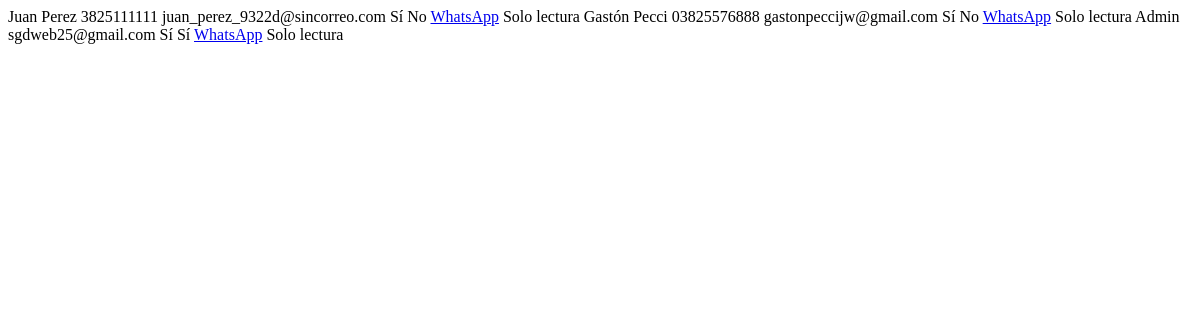
Page /admin/usuarios_tbody on the earlier database version.
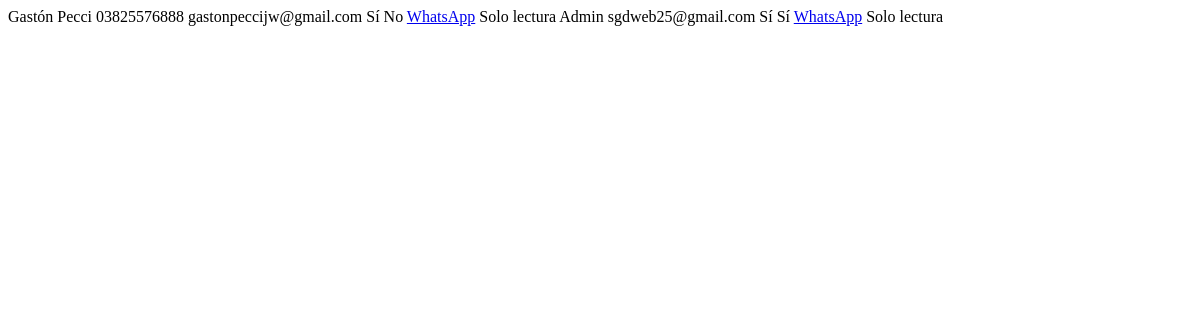
Same page on the later database version.
### app/models.py (models this page shows)
class User(db.Model):
    id = db.Column(db.Integer, primary_key=True)
    nombre = db.Column(db.String(100))
    apellido = db.Column(db.String(100))
    email = db.Column(db.String(120), unique=True)
    password = db.Column(db.String(200))
    telefono = db.Column(db.String(20))
    is_admin = db.Column(db.Boolean, default=False)
    confirmado = db.Column(db.Boolean, default=False)
    bloqueado = db.Column(db.Boolean, default=False, nullable=False)
    is_staff = db.Column(db.Boolean, default=False)

### app/routes.py (the view)
@main.route('/admin/usuarios_tbody')
def usuarios_tbody():
    usuarios = User.query.order_by(User.id.desc()).all()
    user = User.query.get(session['user_id']) if 'user_id' in session else None
    return render_template('partials/usuarios_tbody.html', usuarios=usuarios, user=user)

### app/templates/partials/usuarios_tbody.html
{% for u in usuarios %}
<tr data-user-id="{{ u.id }}">
    <td>{{ u.nombre or '' }}</td>
    <td>{{ u.apellido or '' }}</td>
    <td>{{ u.telefono or '' }}</td>
    <td>{{ u.email or '' }}</td>
    <td>{{ 'Sí' if u.confirmado else 'No' }}</td>
    <td>{{ 'Sí' if u.is_admin else 'No' }}</td>
    <td>
        <a href="https://wa.me/{{ u.telefono }}" target="_blank" class="btn btn-success btn-sm">WhatsApp</a>
        {% if user.is_admin %}
        <button class="btn btn-warning btn-sm btn-bloquear" data-user-id="{{ u.id }}">
            {{ 'Desbloquear' if u.bloqueado else 'Bloquear' }}
        </button>
        <button class="btn btn-info btn-sm btn-editar-usuario"
                data-user-id="{{ u.id }}"
                data-bs-toggle="modal"
                data-bs-target="#modalEditarUsuario">
            Editar
        </button>
        <button class="btn btn-danger btn-sm btn-eliminar-usuario"
                data-user-id="{{ u.id }}"
                data-bs-toggle="modal"
                data-bs-target="#modalEliminarUsuario">
            Eliminar
        </button>
        {% else %}
        <span class="badge bg-secondary">Solo lectura</span>
        {% endif %}
    </td>
</tr>
{% endfor %}

Differences in the rows shown:
removed User: nombre "Juan", apellido "Perez", telefono "3825111111", email "juan_perez_9322d@sincorreo.com", confirmado "Sí", is_admin "No"
